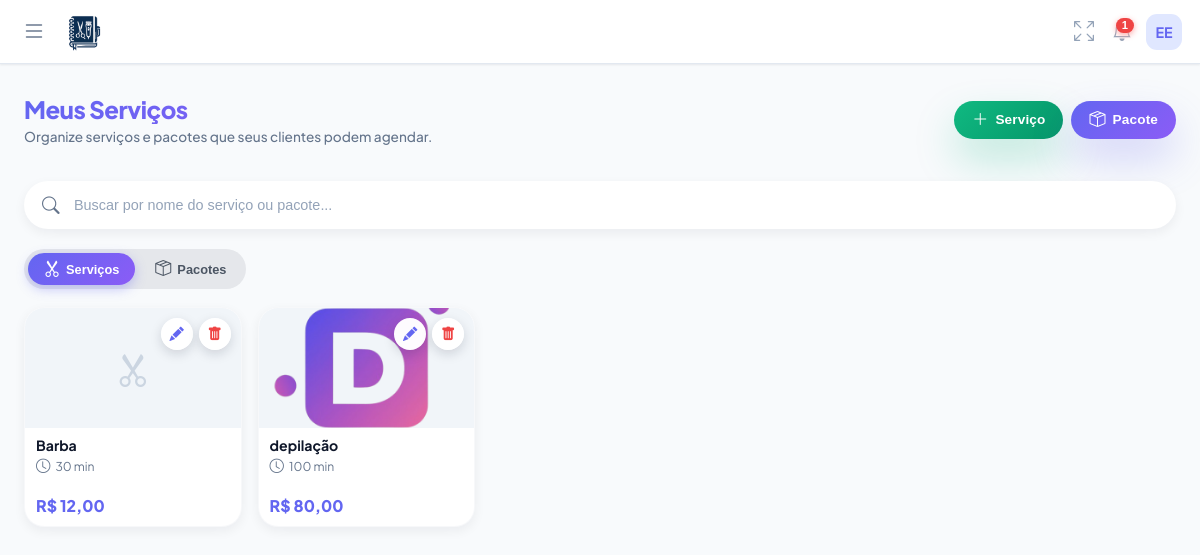
The page /pages/servicos/servicos.php (signed in) on the database its author committed.
### tables this page shows
CREATE TABLE usuarios (
        id INTEGER PRIMARY KEY AUTOINCREMENT,
        nome TEXT, email TEXT, telefone TEXT, foto TEXT, biografia TEXT,
        cep TEXT, endereco TEXT, numero TEXT, bairro TEXT, cidade TEXT, estado TEXT,
        criado_em DATETIME DEFAULT CURRENT_TIMESTAMP
    , senha TEXT, estabelecimento TEXT, cor_tema TEXT DEFAULT '#4f46e5', ultimo_login DATETIME, ativo INTEGER DEFAULT 1, data_expiracao DATE, is_vitalicio INTEGER DEFAULT 0, quem_indicou TEXT, valor_mensalidade REAL DEFAULT 19.90, indicado_por TEXT, valor_mensal REAL DEFAULT 19.90, token_recuperacao TEXT, token_validade DATETIME, tipo_estabelecimento TEXT DEFAULT 'Salão de Beleza', instagram TEXT, cpf TEXT);

CREATE TABLE servicos (
        id INTEGER PRIMARY KEY AUTOINCREMENT,
        user_id INTEGER NOT NULL,
        nome TEXT NOT NULL,
        preco REAL NOT NULL,
        duracao INTEGER NOT NULL, -- em minutos
        foto TEXT,
        observacao TEXT,
        tipo TEXT DEFAULT 'unico', 
        itens_pacote TEXT, 
        criado_em DATETIME DEFAULT CURRENT_TIMESTAMP
    , calculo_servico_id INTEGER, qtd_sessoes INTEGER DEFAULT 1, desconto_tipo TEXT DEFAULT 'percentual', desconto_valor REAL DEFAULT 0.00, preco_original REAL DEFAULT 0.00, permite_recorrencia INTEGER DEFAULT 0, tipo_recorrencia TEXT DEFAULT 'sem_recorrencia', intervalo_dias INTEGER DEFAULT 1, duracao_meses INTEGER DEFAULT 1, qtd_ocorrencias INTEGER DEFAULT 1, dias_semana TEXT, dia_fixo_mes INTEGER);

### pages/servicos/servicos.php (the view, shortened to what this page needs)
<?php
include '../../includes/db.php';
$userId = $_SESSION['user_id'];
include '../../includes/header.php';
include '../../includes/menu.php';
$stmt = $pdo->prepare("SELECT * FROM servicos WHERE user_id = ? ORDER BY id DESC");
$stmt->execute([$userId]);
$todosRegistros = $stmt->fetchAll();
$listaServicos = array_filter($todosRegistros, function($item){ return $item['tipo'] == 'unico'; });
?>
<main class="main-content">
    <div class="page-header">
        <div class="page-title-wrap">
            <h1 class="page-title">Meus Serviços</h1>
            <p class="page-subtitle">Organize serviços e pacotes que seus clientes podem agendar.</p>
        </div>
        <div class="page-header-actions">
            <button class="btn-chip" onclick="abrirModal('unico')" style="background:linear-gradient(135deg, #10b981 0%, #059669 100%); box-shadow:0 20px 40px rgba(16,185,129,0.25);">
                <i class="bi bi-plus-lg"></i>
                Serviço
            </button>
            <button class="btn-chip" onclick="abrirModal('pacote')">
                <i class="bi bi-box-seam"></i>
                Pacote
            </button>
        </div>
    </div>
    <div class="search-bar-container">
        <input
            type="text"
            id="searchInput"
            class="search-input"
            placeholder="Buscar por nome do serviço ou pacote..."
            onkeyup="filtrarServicos()"
        >
    </div>
    <div class="tabs-wrapper">
        <div class="tabs-pill">
            <button class="tab-btn active" onclick="showTab('servicos', this)">
                <i class="bi bi-scissors"></i> Serviços
            </button>
            <button class="tab-btn" onclick="showTab('pacotes', this)">
                <i class="bi bi-box-seam"></i> Pacotes
            </button>
        </div>
    </div>
    <div id="tab-servicos" class="tab-content">
        <div class="services-grid">
            <?php foreach ($listaServicos as $s): ?>
                <div class="service-card" data-nome="<?php echo strtolower($s['nome']); ?>">
                    <div class="card-actions">
                        <button class="action-btn btn-edit" onclick='editar(<?php echo json_encode($s); ?>)'>
                            <i class="bi bi-pencil-fill"></i>
                        </button>
                        <button class="action-btn btn-delete" onclick="confirmarDelete(<?php echo $s['id']; ?>, '<?php echo htmlspecialchars(addslashes($s['nome'])); ?>')">
                            <i class="bi bi-trash-fill"></i>
                        </button>
                    </div>
                    <div class="service-img" style="<?php echo $s['foto'] ? "background-image: url('../../{$s['foto']}')" : ""; ?>">
                        <?php if (!$s['foto']): ?>
                            <i class="bi bi-scissors" style="font-size: 2.2rem;"></i>
                        <?php endif; ?>
                    </div>
                    <div class="service-body">
                        <div class="service-title"><?php echo htmlspecialchars($s['nome']); ?></div>
                        <div class="service-meta">
                            <i class="bi bi-clock"></i>
                            <?php echo $s['duracao']; ?> min
                        </div>
                        <div class="service-price">
                            R$ <?php echo number_format($s['preco'], 2, ',', '.'); ?>
                        </div>
                    </div>
                </div>
            <?php endforeach; ?>
        </div>
    </div>
</main>
<?php include '../../includes/footer.php'; ?>

### includes/menu.php (shortened to what this page needs)
<?php
$isProd = isset($_SERVER['HTTP_HOST']) && $_SERVER['HTTP_HOST'] === 'salao.develoi.com';
$notificacoesNaoLidas = 0;
if (isset($pdo) && isset($_SESSION['user_id'])) {
    $stmtNotif = $pdo->prepare("SELECT id, type, message, link, created_at FROM notifications WHERE user_id = ? AND is_read = 0 ORDER BY created_at DESC LIMIT 10");
    $stmtNotif->execute([$_SESSION['user_id']]);
    $notificacoesLista = $stmtNotif->fetchAll(PDO::FETCH_ASSOC);
    $notificacoesNaoLidas = count($notificacoesLista);
}
$iniciais  = 'V';
if (isset($pdo) && isset($_SESSION['user_id'])) {
    $stmtUser = $pdo->prepare("SELECT nome, email FROM usuarios WHERE id = ? LIMIT 1");
    $stmtUser->execute([$_SESSION['user_id']]);
    $dadoUsuario = $stmtUser->fetch(PDO::FETCH_ASSOC);
    if ($dadoUsuario && !empty($dadoUsuario['nome'])) {
        $userName = $dadoUsuario['nome'];
        $partesNome = explode(' ', trim($userName));
        $primeiraLetra = mb_substr($partesNome[0], 0, 1);
        $ultimaLetra   = '';
        if (count($partesNome) > 1) {
            $ultimoNome  = end($partesNome);
            $ultimaLetra = mb_substr($ultimoNome, 0, 1);
        }
        $iniciais = strtoupper($primeiraLetra . $ultimaLetra);
    }
}
?>
<link rel="stylesheet" href="https://cdn.jsdelivr.net/npm/bootstrap-icons@1.11.3/font/bootstrap-icons.min.css">
<nav class="app-navbar">
    <div style="display:flex; align-items:center; gap:12px;">
        <button class="menu-btn" id="openMenuBtn" type="button">
            <i class="bi bi-list"></i>
        </button>
        <?php
        if ($isProd) {
            $logoUrl = 'https://salao.develoi.com/img/logo-azul.png';
            $dashboardUrl = '/dashboard';
        } else {
            $host = $_SERVER['HTTP_HOST'];
            $logoUrl = "http://{$host}/karen_site/controle-salao/img/logo-azul.png";
            $dashboardUrl = '/karen_site/controle-salao/pages/dashboard.php';
        }
        ?>
        <a href="<?php echo $dashboardUrl; ?>" class="brand-logo">
            <img src="<?php echo $logoUrl; ?>"
                 alt="Logo Salão Develoi"
                 style="height:38px; width:auto; display:inline-block; vertical-align:middle;">
        </a>
    </div>
    <div style="display:flex; align-items:center; gap:10px;">
        <button class="icon-btn" id="fullscreenBtn" type="button" aria-label="Tela cheia">
            <i class="bi bi-arrows-fullscreen" id="fullscreenIcon"></i>
        </button>
        <div style="position:relative;">
            <button class="icon-btn" id="notificBtn" type="button" aria-label="Notificações" style="position:relative;">
                <?php if ($notificacoesNaoLidas > 0): ?>
                    <span id="notif-badge" style="position:absolute;top:2px;right:2px;background:#ef4444;color:#fff;font-size:0.7rem;padding:2px 6px;border-radius:999px;font-weight:700;min-width:18px;text-align:center;line-height:1;box-shadow:0 2px 6px #fca5a5;z-index:2;">
                        <?php echo $notificacoesNaoLidas; ?>
                    </span>
                <?php endif; ?>
            </button>
        </div>
        <div style="position:relative;">
            <div class="navbar-avatar" id="userAvatarBtn">
                <?php echo $iniciais; ?>
            </div>
        </div>
    </div>
</nav>

### includes/header.php (style rules this page uses)
:root { --primary: #6366f1; --primary-hover: #4f46e5; --bg-body: #f1f5f9; --text-dark: #1e293b; --text-gray: #64748b; --white: #ffffff; --danger: #ef4444; --success: #22c55e; --radius: 16px; --shadow: 0 4px 6px -1px rgba(0, 0, 0, 0.05), 0 2px 4px -1px rgba(0, 0, 0, 0.03); }
body { margin: 0; padding: 0; font-family: 'Inter', sans-serif; background-color: var(--bg-body); color: var(--text-dark); -webkit-font-smoothing: antialiased; }
.main-content { max-width: 1200px; margin: 0 auto; padding: 20px; padding-top: 30px; }

### includes/menu.php (style rules this page uses)
:root { --primary: #6366f1; --primary-dark: #4f46e5; --sidebar-bg: #0f172a; --sidebar-width: 280px; --text-sidebar: #cbd5e1; --bg-body: #f3f4f6; }
body { margin: 0; font-family: 'Plus Jakarta Sans', sans-serif; background-color: var(--bg-body); padding-top: 70px; }
.app-navbar { background: rgba(255, 255, 255, 0.94); backdrop-filter: blur(10px); height: 64px; position: fixed; top: 0; left: 0; width: 100%; display: flex; align-items: center; justify-content: space-between; padding: 0 18px; box-shadow: 0 1px 2px rgba(15, 23, 42, 0.08); z-index: 1000; box-sizing: border-box; border-bottom: 1px solid #e2e8f0; }
.brand-logo { font-weight: 700; font-size: 1.12rem; color: #1e293b; display: flex; align-items: center; gap: 10px; text-decoration: none; letter-spacing: -0.4px; }
.menu-btn { background: none; border: none; font-size: 1.5rem; color: #64748b; cursor: pointer; display: flex; align-items: center; justify-content: center; padding: 4px; }
.icon-btn { background: none; border: none; padding: 4px; cursor: pointer; display: flex; align-items: center; justify-content: center; border-radius: 999px; transition: 0.2s; }
.icon-btn i { font-size: 1.25rem; color: #94a3b8; }
.navbar-avatar { width: 36px; height: 36px; background: #e0e7ff; color: var(--primary); border-radius: 11px; display: flex; align-items: center; justify-content: center; font-weight: 700; font-size: 0.9rem; cursor: pointer; transition: 0.2s; }

### rows shown on the page
usuarios: nome "EE"
servicos: nome "Barba", duracao "30", preco "12,00"
servicos: foto (picture), nome "depilação", duracao "100", preco "80,00"

### other values the page prints
$notificacoesNaoLidas "1"
